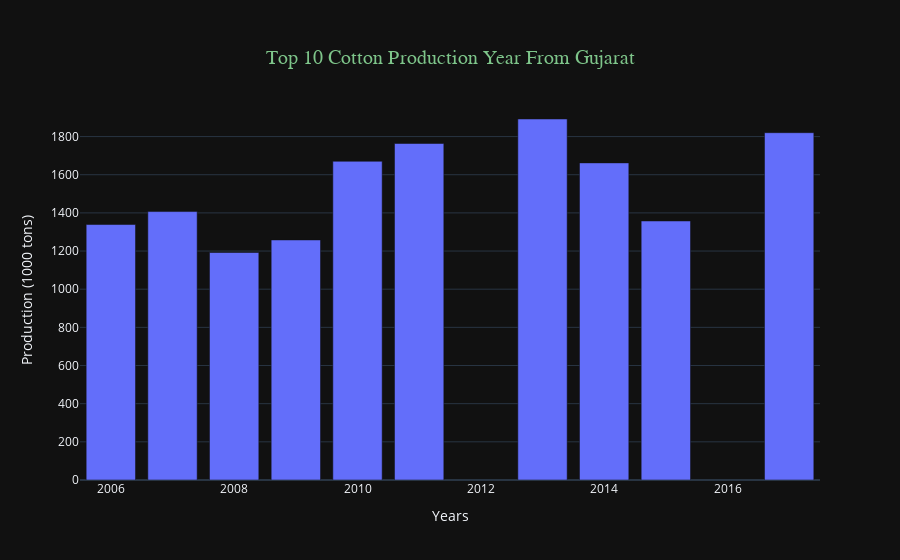

Write notebook code for a chart like this one.
### Code cell
fig = px.bar(Top_10_cottonproduction_year_gj, x='Year', y='COTTON PRODUCTION (1000 tons)',title="Top 10 Cotton Production Year From Gujarat")

fig.update_layout(
    xaxis_title="Years",
    yaxis_title="Production (1000 tons)",
    template="plotly_dark" ,
    title={
        'x': 0.5,  
        'xanchor': 'center',
        'yanchor': 'top',
        'font': {'size': 20, 'family': 'Arial', 'color': '#7ec58a'}
        
    }
)

fig.show()

### Figure 1 — Plotly figure (JSON) as saved in the notebook; plotly's stock layout.template omitted (floating-point values rounded to 4 significant figures)
{"data": [{"alignmentgroup": "True", "hovertemplate": "Year=%{x}<br>COTTON PRODUCTION (1000 tons)=%{y}<extra></extra>", "legendgroup": "", "marker": {"color": "#636efa", "pattern": {"shape": ""}}, "name": "", "offsetgroup": "", "orientation": "v", "showlegend": false, "textposition": "auto", "type": "bar", "x": [2013, 2017, 2011, 2010, 2014, 2007, 2015, 2006, 2009, 2008], "xaxis": "x", "y": [1892.0, 1820.0, 1764.0, 1670.0, 1662.0, 1407.0, 1358.0, 1339.0, 1258.0, 1192.0], "yaxis": "y"}], "layout": {"barmode": "relative", "legend": {"tracegroupgap": 0}, "title": {"font": {"color": "#7ec58a", "family": "Arial", "size": 20}, "text": "Top 10 Cotton Production Year From Gujarat", "x": 0.5, "xanchor": "center", "yanchor": "top"}, "xaxis": {"anchor": "y", "domain": [0, 1], "title": {"text": "Years"}}, "yaxis": {"anchor": "x", "domain": [0, 1], "title": {"text": "Production (1000 tons)"}}}}
